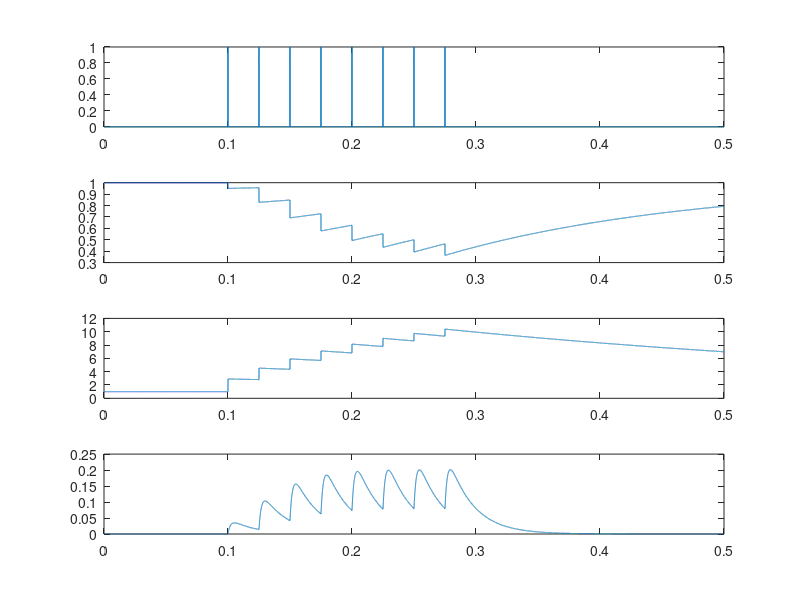

The MATLAB source for this figure:
% synapse_train.m

clear
dt = 0.00002;   % time step size
tmax=0.5;       % maximum time

t=0:dt:tmax;    % vector of time points
Nt = tmax/dt;   % total number of time points

Nspikes = 8;        % number of spikes in train
spikegap = 0.025;   % separation of spikes in time

timestart = 0.1;    % time to start spike train

spikes=zeros(size(t)); % will contain times of spikes

for n = 1:Nspikes                                  % do for each spike in train
    ispike = round((timestart+(n-1)*spikegap)/dt); % time point for each spike
    spikes(ispike) = 1;                            % generate spike at that time 
end

D = ones(size(t));      % D is depression factor
F = ones(size(t));      % F is facilitation factor
p0 = 0.05;              % p0 is base release probability without facilitation
pr=p0*F;                % pr is vesicle release probability including facilitation
p=pr.*D;                % p is proportion of maximum possible release

Ssyn = zeros(size(t));  % Ssyn is the synaptic gating variable as a function of time

tau_syn2 = 0.002;       % determines time for synaptic current to rise
tau_syn1 = 0.020;       % decay time for synaptic current
tau_d = 0.2;            % time for recovery from depression
tau_f = 0.5;            % time for recovery from facilitation
f_f = 0.1;              % increase in pr immediately following a spike

nwidth = round(10*tau_syn1/dt); % just add current from a spike for this number of time points

spiketimes = dt*find(spikes);   % the exact time of each spike
Nspikes = length(spiketimes);   % the number of spikes
for n = 1:Nspikes
    ispike = round(spiketimes(n)/dt);   % time point number for the nth-spike
    pr(ispike) = p0*F(ispike);          % vesicle release probability for that spike
    p(ispike) = pr(ispike)*D(ispike);   % fraction of maximum possible release
    
    D(ispike+1) = D(ispike)*(1-p(ispike)); % depress by the proportion of released vesicles

    pr(ispike+1) = pr(ispike)+f_f*(1-pr(ispike));  % facilitate the probability of vesicle release  
    F(ispike+1) = pr(ispike+1)/p0;                 % update the facilitation factor
    
    p(ispike+1) = pr(ispike+1)*D(ispike+1);        % update the total release proportion

    if n < Nspikes                                 % if it is not the last spike
        nspike = round(spiketimes(n+1)/dt);        % need to update until the next spike 
    else                                           % otherwise 
        nspike = length(t);                        % update till the last time point
    end

    for i = ispike+1:nspike-1                       % set of points to update
        D(i+1) = 1 + (D(i)-1)*exp(-dt/tau_d);       % D decays back to 1 from below
        F(i+1) = 1 + (F(i)-1)*exp(-dt/tau_f);       % F decays back to 1 from above
        pr(i+1) = p0*F(i+1);                        % update vesicle release probability
        p(i+1) = D(i+1)*F(i+1);                     % update total release proportion
    end 
    
    iend = min(ispike+nwidth,length(t))             % how many points following a spike to calculate
    for i=ispike+1:iend                             % synaptic current (either nwidth or until tmax)
        tdiff = dt*(i-ispike);                      % time since the spike is tdiff
        Ssyn(i) = Ssyn(i) + ...                     % update synaptic gating variable with saturation
            p(ispike)*(1-Ssyn(ispike))*(exp(-tdiff/tau_syn1)-exp(-tdiff/tau_syn2));        
    end
end

figure(1)
subplot(4,1,1)
plot(t,spikes)
subplot(4,1,2)
plot(t,D)
subplot(4,1,3)
plot(t,F)
subplot(4,1,4)
plot(t,Ssyn)

